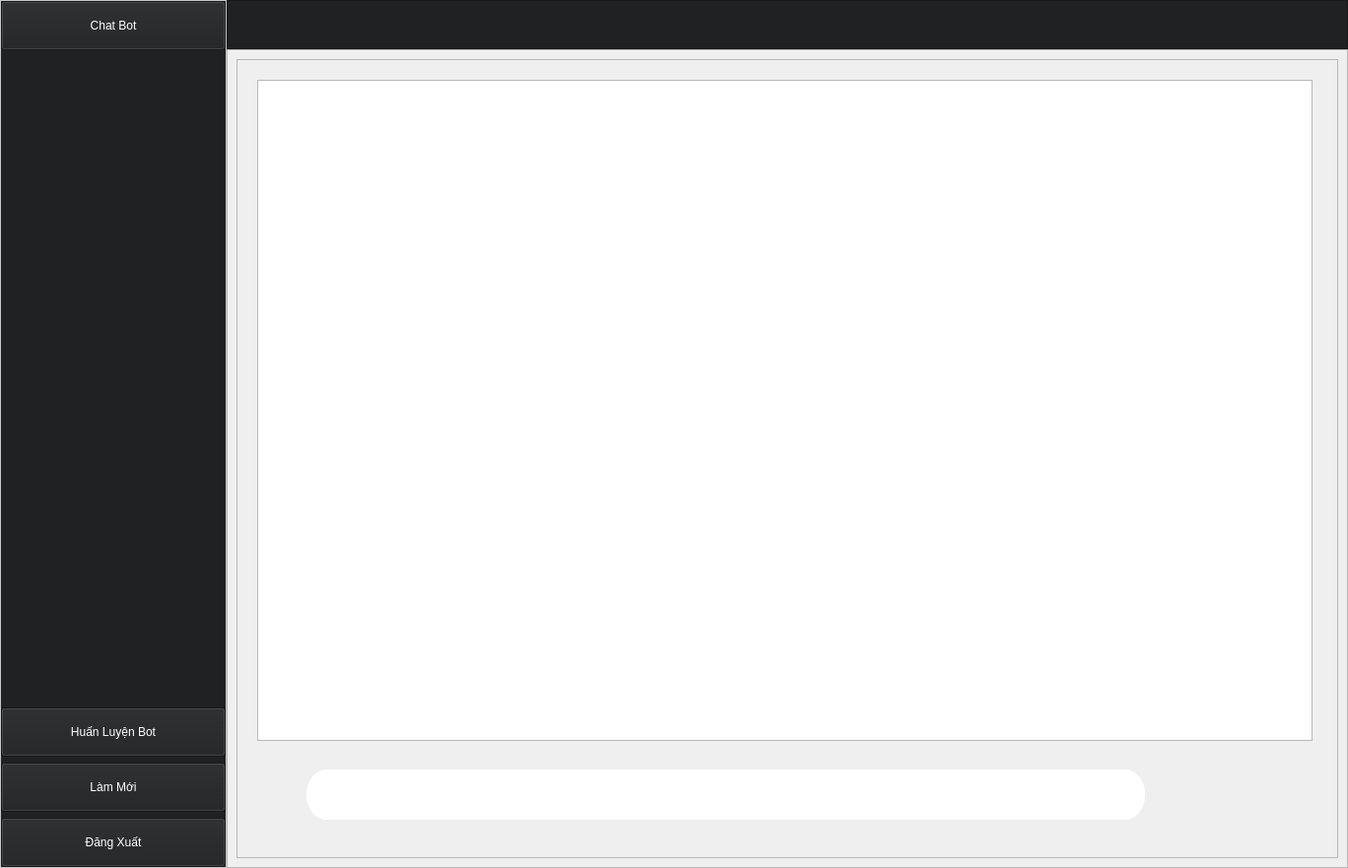
<?xml version="1.0" encoding="UTF-8"?>
<ui version="4.0">
 <class>MainWindow</class>
 <widget class="QMainWindow" name="MainWindow">
  <property name="windowModality">
   <enum>Qt::NonModal</enum>
  </property>
  <property name="geometry">
   <rect>
    <x>0</x>
    <y>0</y>
    <width>1368</width>
    <height>881</height>
   </rect>
  </property>
  <property name="minimumSize">
   <size>
    <width>200</width>
    <height>500</height>
   </size>
  </property>
  <property name="windowTitle">
   <string>MainWindow</string>
  </property>
  <widget class="QWidget" name="centralwidget">
   <property name="styleSheet">
    <string notr="true"/>
   </property>
   <layout class="QHBoxLayout" name="horizontalLayout">
    <property name="spacing">
     <number>0</number>
    </property>
    <property name="leftMargin">
     <number>0</number>
    </property>
    <property name="topMargin">
     <number>0</number>
    </property>
    <property name="rightMargin">
     <number>0</number>
    </property>
    <property name="bottomMargin">
     <number>0</number>
    </property>
    <item alignment="Qt::AlignLeft">
     <widget class="QFrame" name="left">
      <property name="minimumSize">
       <size>
        <width>230</width>
        <height>0</height>
       </size>
      </property>
      <property name="styleSheet">
       <string notr="true">#left{
background-color: rgb(32, 33, 35);
}</string>
      </property>
      <property name="frameShape">
       <enum>QFrame::NoFrame</enum>
      </property>
      <property name="frameShadow">
       <enum>QFrame::Sunken</enum>
      </property>
      <property name="lineWidth">
       <number>0</number>
      </property>
      <layout class="QVBoxLayout" name="verticalLayout">
       <property name="spacing">
        <number>0</number>
       </property>
       <property name="leftMargin">
        <number>0</number>
       </property>
       <property name="topMargin">
        <number>0</number>
       </property>
       <property name="rightMargin">
        <number>0</number>
       </property>
       <property name="bottomMargin">
        <number>0</number>
       </property>
       <item>
        <widget class="QFrame" name="frame_2">
         <property name="sizePolicy">
          <sizepolicy hsizetype="Preferred" vsizetype="Expanding">
           <horstretch>0</horstretch>
           <verstretch>0</verstretch>
          </sizepolicy>
         </property>
         <property name="styleSheet">
          <string notr="true">#frame_2{
border: 1px solid rgb(200, 200, 200);

}</string>
         </property>
         <property name="frameShape">
          <enum>QFrame::NoFrame</enum>
         </property>
         <property name="frameShadow">
          <enum>QFrame::Raised</enum>
         </property>
         <layout class="QVBoxLayout" name="verticalLayout_2">
          <property name="spacing">
           <number>0</number>
          </property>
          <property name="leftMargin">
           <number>0</number>
          </property>
          <property name="topMargin">
           <number>0</number>
          </property>
          <property name="rightMargin">
           <number>0</number>
          </property>
          <property name="bottomMargin">
           <number>0</number>
          </property>
          <item>
           <widget class="QFrame" name="frame_3">
            <property name="styleSheet">
             <string notr="true">color : white;
background-color: rgb(32, 33, 35);</string>
            </property>
            <property name="frameShape">
             <enum>QFrame::NoFrame</enum>
            </property>
            <property name="frameShadow">
             <enum>QFrame::Raised</enum>
            </property>
            <layout class="QVBoxLayout" name="verticalLayout_3">
             <property name="spacing">
              <number>6</number>
             </property>
             <property name="leftMargin">
              <number>0</number>
             </property>
             <property name="topMargin">
              <number>0</number>
             </property>
             <property name="rightMargin">
              <number>0</number>
             </property>
             <property name="bottomMargin">
              <number>0</number>
             </property>
             <item>
              <widget class="QPushButton" name="btnChatBot">
               <property name="minimumSize">
                <size>
                 <width>0</width>
                 <height>50</height>
                </size>
               </property>
               <property name="styleSheet">
                <string notr="true">:hover{
	background-color: rgb(52, 53, 65);
}</string>
               </property>
               <property name="text">
                <string>Chat Bot</string>
               </property>
               <property name="autoDefault">
                <bool>true</bool>
               </property>
               <property name="default">
                <bool>false</bool>
               </property>
               <property name="flat">
                <bool>false</bool>
               </property>
              </widget>
             </item>
             <item>
              <spacer name="verticalSpacer">
               <property name="orientation">
                <enum>Qt::Vertical</enum>
               </property>
               <property name="sizeHint" stdset="0">
                <size>
                 <width>20</width>
                 <height>40</height>
                </size>
               </property>
              </spacer>
             </item>
             <item>
              <widget class="QPushButton" name="btn_Train">
               <property name="minimumSize">
                <size>
                 <width>0</width>
                 <height>50</height>
                </size>
               </property>
               <property name="styleSheet">
                <string notr="true">:hover{
	background-color: rgb(52, 53, 65);
}</string>
               </property>
               <property name="text">
                <string>Huấn Luyện Bot</string>
               </property>
               <property name="autoDefault">
                <bool>true</bool>
               </property>
               <property name="flat">
                <bool>false</bool>
               </property>
              </widget>
             </item>
             <item>
              <widget class="QPushButton" name="btnClear">
               <property name="minimumSize">
                <size>
                 <width>0</width>
                 <height>50</height>
                </size>
               </property>
               <property name="styleSheet">
                <string notr="true">:hover{
	background-color: rgb(52, 53, 65);
}</string>
               </property>
               <property name="text">
                <string>Làm Mới</string>
               </property>
               <property name="autoDefault">
                <bool>true</bool>
               </property>
               <property name="flat">
                <bool>false</bool>
               </property>
              </widget>
             </item>
             <item>
              <widget class="QPushButton" name="btnDangXuat">
               <property name="minimumSize">
                <size>
                 <width>0</width>
                 <height>50</height>
                </size>
               </property>
               <property name="styleSheet">
                <string notr="true">:hover{
	background-color: rgb(52, 53, 65);
}</string>
               </property>
               <property name="text">
                <string>Đăng Xuất</string>
               </property>
               <property name="autoDefault">
                <bool>true</bool>
               </property>
               <property name="flat">
                <bool>false</bool>
               </property>
              </widget>
             </item>
            </layout>
           </widget>
          </item>
         </layout>
        </widget>
       </item>
      </layout>
     </widget>
    </item>
    <item>
     <widget class="QFrame" name="right">
      <property name="sizePolicy">
       <sizepolicy hsizetype="Expanding" vsizetype="Preferred">
        <horstretch>0</horstretch>
        <verstretch>0</verstretch>
       </sizepolicy>
      </property>
      <property name="styleSheet">
       <string notr="true">right {
    border: none;
}</string>
      </property>
      <property name="frameShape">
       <enum>QFrame::NoFrame</enum>
      </property>
      <property name="frameShadow">
       <enum>QFrame::Raised</enum>
      </property>
      <layout class="QVBoxLayout" name="verticalLayout_4">
       <property name="spacing">
        <number>0</number>
       </property>
       <property name="leftMargin">
        <number>0</number>
       </property>
       <property name="topMargin">
        <number>0</number>
       </property>
       <property name="rightMargin">
        <number>0</number>
       </property>
       <property name="bottomMargin">
        <number>0</number>
       </property>
       <item alignment="Qt::AlignTop">
        <widget class="QFrame" name="frame_4">
         <property name="minimumSize">
          <size>
           <width>0</width>
           <height>50</height>
          </size>
         </property>
         <property name="styleSheet">
          <string notr="true">background-color: rgb(32, 33, 35);</string>
         </property>
         <property name="frameShape">
          <enum>QFrame::StyledPanel</enum>
         </property>
         <property name="frameShadow">
          <enum>QFrame::Raised</enum>
         </property>
        </widget>
       </item>
       <item>
        <widget class="QFrame" name="frame_5">
         <property name="sizePolicy">
          <sizepolicy hsizetype="Preferred" vsizetype="Expanding">
           <horstretch>0</horstretch>
           <verstretch>0</verstretch>
          </sizepolicy>
         </property>
         <property name="frameShape">
          <enum>QFrame::StyledPanel</enum>
         </property>
         <property name="frameShadow">
          <enum>QFrame::Raised</enum>
         </property>
         <layout class="QVBoxLayout" name="verticalLayout_5">
          <item>
           <widget class="QFrame" name="frame_6">
            <property name="frameShape">
             <enum>QFrame::StyledPanel</enum>
            </property>
            <property name="frameShadow">
             <enum>QFrame::Raised</enum>
            </property>
            <layout class="QVBoxLayout" name="verticalLayout_6">
             <property name="spacing">
              <number>0</number>
             </property>
             <property name="leftMargin">
              <number>0</number>
             </property>
             <property name="topMargin">
              <number>0</number>
             </property>
             <property name="rightMargin">
              <number>0</number>
             </property>
             <property name="bottomMargin">
              <number>0</number>
             </property>
             <item>
              <widget class="QStackedWidget" name="form_main">
               <property name="currentIndex">
                <number>0</number>
               </property>
               <widget class="QWidget" name="page">
                <widget class="QListWidget" name="lvchatbot">
                 <property name="geometry">
                  <rect>
                   <x>20</x>
                   <y>20</y>
                   <width>1071</width>
                   <height>671</height>
                  </rect>
                 </property>
                </widget>
                <widget class="QLineEdit" name="txtchat">
                 <property name="geometry">
                  <rect>
                   <x>70</x>
                   <y>720</y>
                   <width>851</width>
                   <height>51</height>
                  </rect>
                 </property>
                 <property name="styleSheet">
                  <string notr="true">#txtchat{
border: none; 
border-radius : 20px solid;
padding: 0px 40px 0 20px;
}</string>
                 </property>
                </widget>
                <widget class="QPushButton" name="btnGui">
                 <property name="geometry">
                  <rect>
                   <x>870</x>
                   <y>733</y>
                   <width>33</width>
                   <height>29</height>
                  </rect>
                 </property>
                 <property name="text">
                  <string/>
                 </property>
                 <property name="icon">
                  <iconset>
                   <normaloff>icon/send.png</normaloff>icon/send.png</iconset>
                 </property>
                 <property name="iconSize">
                  <size>
                   <width>29</width>
                   <height>25</height>
                  </size>
                 </property>
                 <property name="flat">
                  <bool>true</bool>
                 </property>
                </widget>
                <widget class="QPushButton" name="btnMic">
                 <property name="geometry">
                  <rect>
                   <x>930</x>
                   <y>721</y>
                   <width>57</width>
                   <height>54</height>
                  </rect>
                 </property>
                 <property name="text">
                  <string/>
                 </property>
                 <property name="icon">
                  <iconset>
                   <normaloff>icon/mic.png</normaloff>icon/mic.png</iconset>
                 </property>
                 <property name="iconSize">
                  <size>
                   <width>47</width>
                   <height>48</height>
                  </size>
                 </property>
                 <property name="flat">
                  <bool>true</bool>
                 </property>
                </widget>
                <widget class="QPushButton" name="btnMic_vh">
                 <property name="geometry">
                  <rect>
                   <x>1000</x>
                   <y>730</y>
                   <width>48</width>
                   <height>42</height>
                  </rect>
                 </property>
                 <property name="text">
                  <string/>
                 </property>
                 <property name="icon">
                  <iconset>
                   <normaloff>icon/autism.png</normaloff>icon/autism.png</iconset>
                 </property>
                 <property name="iconSize">
                  <size>
                   <width>40</width>
                   <height>34</height>
                  </size>
                 </property>
                 <property name="flat">
                  <bool>true</bool>
                 </property>
                </widget>
               </widget>
               <widget class="QWidget" name="page_train">
                <widget class="QTextEdit" name="txt_hoi">
                 <property name="geometry">
                  <rect>
                   <x>20</x>
                   <y>160</y>
                   <width>1011</width>
                   <height>191</height>
                  </rect>
                 </property>
                 <property name="styleSheet">
                  <string notr="true"/>
                 </property>
                </widget>
                <widget class="QLabel" name="label_3">
                 <property name="geometry">
                  <rect>
                   <x>30</x>
                   <y>390</y>
                   <width>101</width>
                   <height>16</height>
                  </rect>
                 </property>
                 <property name="font">
                  <font>
                   <pointsize>10</pointsize>
                  </font>
                 </property>
                 <property name="styleSheet">
                  <string notr="true"/>
                 </property>
                 <property name="text">
                  <string>Bot trả lời :</string>
                 </property>
                </widget>
                <widget class="QLabel" name="label">
                 <property name="geometry">
                  <rect>
                   <x>20</x>
                   <y>70</y>
                   <width>71</width>
                   <height>16</height>
                  </rect>
                 </property>
                 <property name="font">
                  <font>
                   <pointsize>10</pointsize>
                  </font>
                 </property>
                 <property name="styleSheet">
                  <string notr="true"/>
                 </property>
                 <property name="text">
                  <string>Chủ đề</string>
                 </property>
                </widget>
                <widget class="QLineEdit" name="txtTag">
                 <property name="geometry">
                  <rect>
                   <x>110</x>
                   <y>60</y>
                   <width>161</width>
                   <height>31</height>
                  </rect>
                 </property>
                 <property name="styleSheet">
                  <string notr="true"/>
                 </property>
                </widget>
                <widget class="QLabel" name="label_4">
                 <property name="geometry">
                  <rect>
                   <x>10</x>
                   <y>10</y>
                   <width>181</width>
                   <height>21</height>
                  </rect>
                 </property>
                 <property name="font">
                  <font>
                   <pointsize>12</pointsize>
                   <weight>75</weight>
                   <bold>true</bold>
                  </font>
                 </property>
                 <property name="styleSheet">
                  <string notr="true"/>
                 </property>
                 <property name="text">
                  <string>HUẤN LUYỆN BOT</string>
                 </property>
                </widget>
                <widget class="QLabel" name="label_2">
                 <property name="geometry">
                  <rect>
                   <x>20</x>
                   <y>130</y>
                   <width>131</width>
                   <height>16</height>
                  </rect>
                 </property>
                 <property name="font">
                  <font>
                   <pointsize>10</pointsize>
                  </font>
                 </property>
                 <property name="styleSheet">
                  <string notr="true"/>
                 </property>
                 <property name="text">
                  <string>Người dùng hỏi :</string>
                 </property>
                </widget>
                <widget class="QTextEdit" name="txt_dap">
                 <property name="geometry">
                  <rect>
                   <x>20</x>
                   <y>420</y>
                   <width>1011</width>
                   <height>191</height>
                  </rect>
                 </property>
                 <property name="styleSheet">
                  <string notr="true"/>
                 </property>
                </widget>
                <widget class="QSplitter" name="splitter">
                 <property name="geometry">
                  <rect>
                   <x>340</x>
                   <y>690</y>
                   <width>361</width>
                   <height>41</height>
                  </rect>
                 </property>
                 <property name="orientation">
                  <enum>Qt::Horizontal</enum>
                 </property>
                 <widget class="QPushButton" name="btnCapNhat">
                  <property name="focusPolicy">
                   <enum>Qt::ClickFocus</enum>
                  </property>
                  <property name="toolTip">
                   <string>&lt;html&gt;&lt;head/&gt;&lt;body&gt;&lt;p&gt;&lt;br/&gt;&lt;/p&gt;&lt;/body&gt;&lt;/html&gt;</string>
                  </property>
                  <property name="autoFillBackground">
                   <bool>false</bool>
                  </property>
                  <property name="styleSheet">
                   <string notr="true"/>
                  </property>
                  <property name="text">
                   <string>CẬP NHẬT</string>
                  </property>
                  <property name="checkable">
                   <bool>false</bool>
                  </property>
                  <property name="autoRepeat">
                   <bool>true</bool>
                  </property>
                  <property name="autoExclusive">
                   <bool>false</bool>
                  </property>
                  <property name="autoDefault">
                   <bool>false</bool>
                  </property>
                  <property name="default">
                   <bool>false</bool>
                  </property>
                  <property name="flat">
                   <bool>false</bool>
                  </property>
                 </widget>
                 <widget class="QPushButton" name="btnLoadDL">
                  <property name="focusPolicy">
                   <enum>Qt::ClickFocus</enum>
                  </property>
                  <property name="styleSheet">
                   <string notr="true"/>
                  </property>
                  <property name="text">
                   <string>Huấn Luyện</string>
                  </property>
                 </widget>
                 <widget class="QPushButton" name="btnPhucHoi">
                  <property name="text">
                   <string>Phục Hồi</string>
                  </property>
                 </widget>
                </widget>
               </widget>
              </widget>
             </item>
            </layout>
           </widget>
          </item>
         </layout>
        </widget>
       </item>
      </layout>
     </widget>
    </item>
   </layout>
  </widget>
 </widget>
 <resources/>
 <connections/>
</ui>
